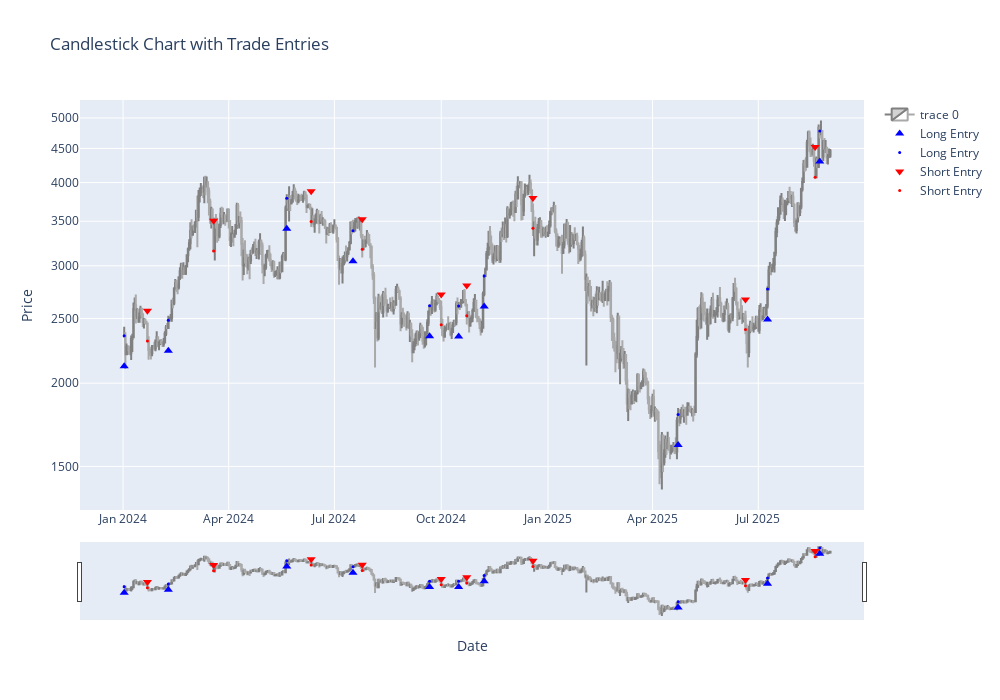

Write notebook code for a chart like this one.
### Markdown cell above
#### Out-of-Sample

### Code cell
# Create OOS Dataframe for Candlestick Chart
dataETH_OOS = dataETH[dataETH.index > backtest_enddate]

# Produce Trades, Equity and Metrics Data for Out-of-Sample Performance
tradesETH1_OOS = op.backtest(dataETH, indicator_names, long_filters, short_filters, paramsETH1, mode, 'tradesDF', backtest_enddate)
equityETH1_OOS = op.backtest(dataETH, indicator_names, long_filters, short_filters, paramsETH1, mode, 'equityDF', backtest_enddate)
metricsETH1_OOS = op.backtest(dataETH, indicator_names, long_filters, short_filters, paramsETH1, mode, 'MetricsTable', backtest_enddate)

# Plot Candlestick Chart for Trade Visualisation
plot.candleChart(dataETH_OOS, tradesETH1_OOS, mode)

### Figure 1 — Plotly figure (JSON) as saved in the notebook; plotly's stock layout.template omitted (floating-point values rounded to 4 significant figures; data arrays with more than 128 entries replaced by an {"elided": "..."} marker saying what was removed)
{"data": [{"close": {"elided": "609 float values"}, "decreasing": {"fillcolor": "white", "line": {"color": "darkgrey"}}, "high": {"elided": "609 float values"}, "increasing": {"fillcolor": "lightgrey", "line": {"color": "grey"}}, "low": {"elided": "609 float values"}, "open": {"elided": "609 float values"}, "type": "candlestick", "x": {"elided": "609 str values"}}, {"marker": {"color": "blue", "size": 8, "symbol": "triangle-up"}, "mode": "markers", "name": "Long Entry", "type": "scatter", "x": ["2024-01-02T00:00:00+00:00", "2024-02-09T00:00:00+00:00", "2024-05-21T00:00:00+00:00", "2024-07-17T00:00:00+00:00", "2024-09-21T00:00:00+00:00", "2024-10-16T00:00:00+00:00", "2024-11-07T00:00:00+00:00", "2025-04-23T00:00:00+00:00", "2025-07-09T00:00:00+00:00", "2025-08-23T00:00:00+00:00"], "y": [2120.0, 2238.0, 3411.0, 3048.0, 2351.0, 2350.0, 2606.0, 1616.0, 2492.0, 4301.0]}, {"marker": {"color": "blue", "size": 3, "symbol": "circle"}, "mode": "markers", "name": "Long Entry", "type": "scatter", "x": ["2024-01-02T00:00:00+00:00", "2024-02-09T00:00:00+00:00", "2024-05-21T00:00:00+00:00", "2024-07-17T00:00:00+00:00", "2024-09-21T00:00:00+00:00", "2024-10-16T00:00:00+00:00", "2024-11-07T00:00:00+00:00", "2025-04-23T00:00:00+00:00", "2025-07-09T00:00:00+00:00", "2025-08-23T00:00:00+00:00"], "y": [2355.0, 2487.0, 3790.0, 3387.0, 2612.0, 2611.0, 2895.0, 1795.0, 2769.0, 4778.0]}, {"marker": {"color": "red", "size": 8, "symbol": "triangle-down"}, "mode": "markers", "name": "Short Entry", "type": "scatter", "x": ["2024-01-22T00:00:00+00:00", "2024-03-19T00:00:00+00:00", "2024-06-11T00:00:00+00:00", "2024-07-25T00:00:00+00:00", "2024-10-01T00:00:00+00:00", "2024-10-23T00:00:00+00:00", "2024-12-19T00:00:00+00:00", "2025-06-20T00:00:00+00:00", "2025-08-19T00:00:00+00:00"], "y": [2569.0, 3506.0, 3882.0, 3525.0, 2717.0, 2802.0, 3793.0, 2671.0, 4524.0]}, {"marker": {"color": "red", "size": 3, "symbol": "circle"}, "mode": "markers", "name": "Short Entry", "type": "scatter", "x": ["2024-01-22T00:00:00+00:00", "2024-03-19T00:00:00+00:00", "2024-06-11T00:00:00+00:00", "2024-07-25T00:00:00+00:00", "2024-10-01T00:00:00+00:00", "2024-10-23T00:00:00+00:00", "2024-12-19T00:00:00+00:00", "2025-06-20T00:00:00+00:00", "2025-08-19T00:00:00+00:00"], "y": [2314.0, 3159.0, 3497.0, 3175.0, 2448.0, 2525.0, 3417.0, 2406.0, 4076.0]}], "layout": {"height": 700, "title": {"text": "Candlestick Chart with Trade Entries"}, "width": 1000, "xaxis": {"title": {"text": "Date"}}, "yaxis": {"title": {"text": "Price"}, "type": "log"}}}
